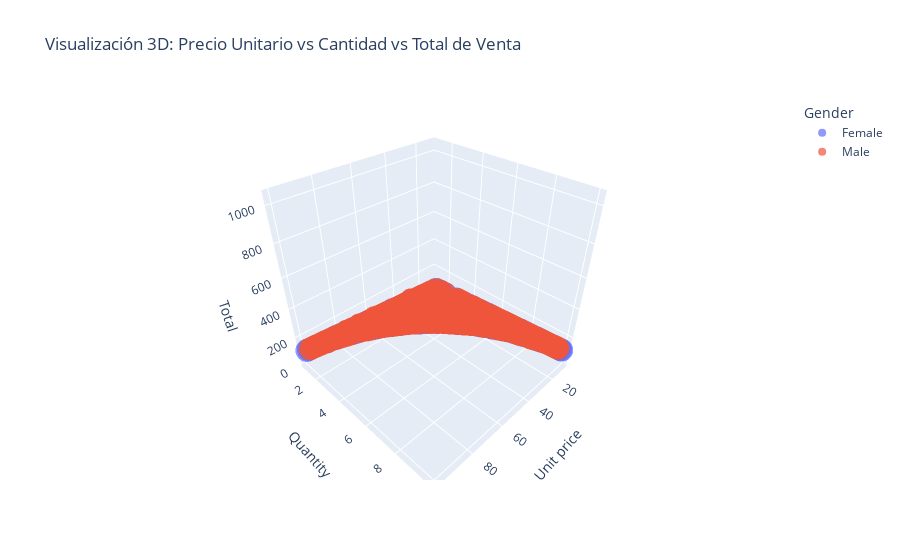

Notebook code cell kept with this figure:
### Markdown cell above
### Unit price (precio unitario del producto), Quantity (cantidad de unidades compradas), y Total (monto total de la venta).

Utilidad??
- Podemos ver cómo varía el monto total de venta en función tanto del precio unitario como de la cantidad comprada.

- Podemos identificar agrupamientos o patrones de compra según los valores de estas tres variables, especialmente si lo combinamos con el color por Gender.

- Nos permite detectar `outliers` y relaciones no lineales más fácilmente.

### Code cell
fig = px.scatter_3d(
    df,
    x='Unit price',
    y='Quantity',
    z='Total',
    color='Gender',
    title='Visualización 3D: Precio Unitario vs Cantidad vs Total de Venta',
    opacity=0.7
)

fig.show()

### Figure 1 — Plotly figure (JSON) as saved in the notebook; plotly's stock layout.template omitted (floating-point values rounded to 4 significant figures; data arrays with more than 128 entries replaced by an {"elided": "..."} marker saying what was removed)
{"data": [{"hovertemplate": "Gender=Female<br>Unit price=%{x}<br>Quantity=%{y}<br>Total=%{z}<extra></extra>", "legendgroup": "Female", "marker": {"color": "#636efa", "opacity": 0.7, "symbol": "circle"}, "mode": "markers", "name": "Female", "scene": "scene", "showlegend": true, "type": "scatter3d", "x": {"elided": "501 float values"}, "y": {"elided": "501 int values"}, "z": {"elided": "501 float values"}}, {"hovertemplate": "Gender=Male<br>Unit price=%{x}<br>Quantity=%{y}<br>Total=%{z}<extra></extra>", "legendgroup": "Male", "marker": {"color": "#EF553B", "opacity": 0.7, "symbol": "circle"}, "mode": "markers", "name": "Male", "scene": "scene", "showlegend": true, "type": "scatter3d", "x": {"elided": "499 float values"}, "y": {"elided": "499 int values"}, "z": {"elided": "499 float values"}}], "layout": {"legend": {"title": {"text": "Gender"}, "tracegroupgap": 0}, "scene": {"domain": {"x": [0, 1], "y": [0, 1]}, "xaxis": {"title": {"text": "Unit price"}}, "yaxis": {"title": {"text": "Quantity"}}, "zaxis": {"title": {"text": "Total"}}}, "title": {"text": "Visualización 3D: Precio Unitario vs Cantidad vs Total de Venta"}}}
